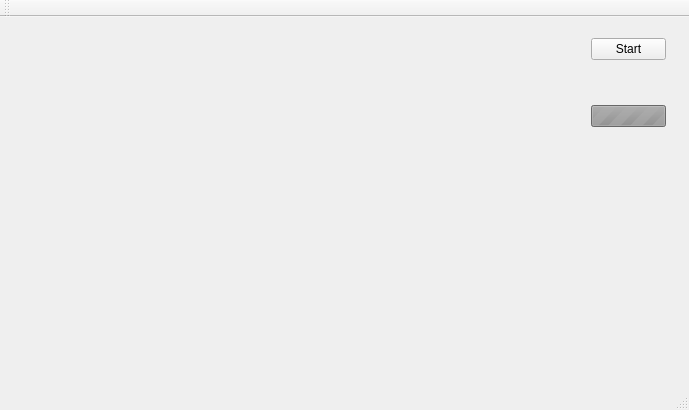
<?xml version="1.0" encoding="UTF-8"?>
<ui version="4.0">
 <class>MainWindow</class>
 <widget class="QMainWindow" name="MainWindow">
  <property name="geometry">
   <rect>
    <x>0</x>
    <y>0</y>
    <width>689</width>
    <height>410</height>
   </rect>
  </property>
  <property name="windowTitle">
   <string>Dusty Plasma Sumilation | Spherical system</string>
  </property>
  <widget class="QWidget" name="centralWidget">
   <widget class="QCustomPlot" name="chart" native="true">
    <property name="geometry">
     <rect>
      <x>10</x>
      <y>10</y>
      <width>561</width>
      <height>371</height>
     </rect>
    </property>
   </widget>
   <widget class="QWidget" name="">
    <property name="geometry">
     <rect>
      <x>580</x>
      <y>10</y>
      <width>97</width>
      <height>111</height>
     </rect>
    </property>
    <layout class="QVBoxLayout" name="verticalLayout">
     <item>
      <widget class="QPushButton" name="startButton">
       <property name="text">
        <string>Start</string>
       </property>
      </widget>
     </item>
     <item>
      <spacer name="verticalSpacer">
       <property name="orientation">
        <enum>Qt::Vertical</enum>
       </property>
       <property name="sizeHint" stdset="0">
        <size>
         <width>20</width>
         <height>40</height>
        </size>
       </property>
      </spacer>
     </item>
     <item>
      <widget class="QProgressBar" name="progressBar">
       <property name="enabled">
        <bool>false</bool>
       </property>
       <property name="maximum">
        <number>0</number>
       </property>
       <property name="value">
        <number>-1</number>
       </property>
       <property name="textVisible">
        <bool>true</bool>
       </property>
      </widget>
     </item>
    </layout>
   </widget>
  </widget>
  <widget class="QToolBar" name="mainToolBar">
   <attribute name="toolBarArea">
    <enum>TopToolBarArea</enum>
   </attribute>
   <attribute name="toolBarBreak">
    <bool>false</bool>
   </attribute>
  </widget>
  <widget class="QStatusBar" name="statusBar"/>
 </widget>
 <layoutdefault spacing="6" margin="11"/>
 <customwidgets>
  <customwidget>
   <class>QCustomPlot</class>
   <extends>QWidget</extends>
   <header>qcustomplot.h</header>
   <container>1</container>
  </customwidget>
 </customwidgets>
 <resources/>
 <connections/>
</ui>
